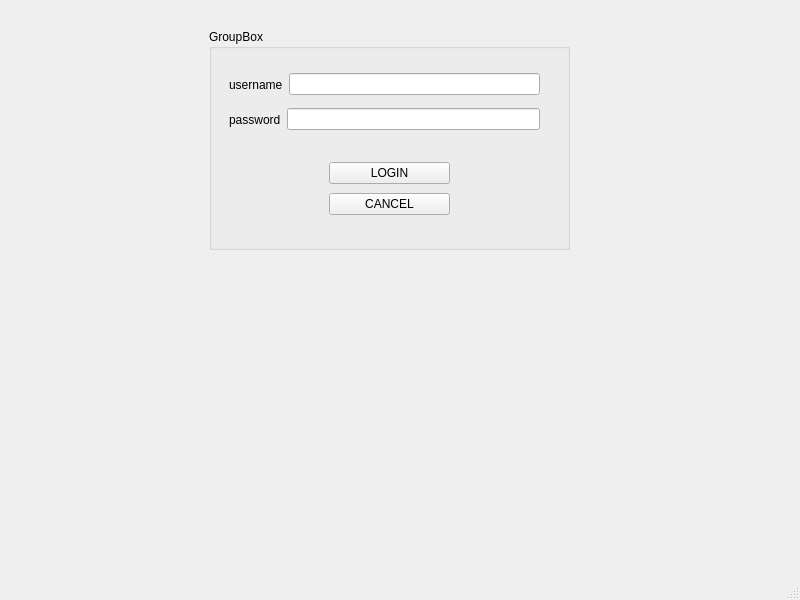
<?xml version="1.0" encoding="UTF-8"?>
<ui version="4.0">
 <class>MainWindow</class>
 <widget class="QMainWindow" name="MainWindow">
  <property name="geometry">
   <rect>
    <x>0</x>
    <y>0</y>
    <width>800</width>
    <height>600</height>
   </rect>
  </property>
  <property name="windowTitle">
   <string>MainWindow</string>
  </property>
  <widget class="QWidget" name="centralwidget">
   <widget class="QGroupBox" name="groupBox">
    <property name="geometry">
     <rect>
      <x>209</x>
      <y>29</y>
      <width>361</width>
      <height>221</height>
     </rect>
    </property>
    <property name="title">
     <string>GroupBox</string>
    </property>
    <widget class="QWidget" name="">
     <property name="geometry">
      <rect>
       <x>20</x>
       <y>40</y>
       <width>311</width>
       <height>31</height>
      </rect>
     </property>
     <layout class="QHBoxLayout" name="horizontalLayout">
      <item>
       <widget class="QLabel" name="label">
        <property name="text">
         <string>username</string>
        </property>
       </widget>
      </item>
      <item>
       <widget class="QLineEdit" name="lineEdit"/>
      </item>
     </layout>
    </widget>
    <widget class="QWidget" name="">
     <property name="geometry">
      <rect>
       <x>20</x>
       <y>70</y>
       <width>311</width>
       <height>41</height>
      </rect>
     </property>
     <layout class="QHBoxLayout" name="horizontalLayout_2">
      <item>
       <widget class="QLabel" name="label_2">
        <property name="text">
         <string>password</string>
        </property>
       </widget>
      </item>
      <item>
       <widget class="QLineEdit" name="lineEdit_2">
        <property name="echoMode">
         <enum>QLineEdit::Password</enum>
        </property>
       </widget>
      </item>
     </layout>
    </widget>
    <widget class="QWidget" name="">
     <property name="geometry">
      <rect>
       <x>120</x>
       <y>130</y>
       <width>121</width>
       <height>61</height>
      </rect>
     </property>
     <layout class="QVBoxLayout" name="verticalLayout">
      <item>
       <widget class="QPushButton" name="pushButton">
        <property name="autoFillBackground">
         <bool>true</bool>
        </property>
        <property name="text">
         <string>LOGIN</string>
        </property>
       </widget>
      </item>
      <item>
       <widget class="QPushButton" name="pushButton_2">
        <property name="autoFillBackground">
         <bool>true</bool>
        </property>
        <property name="text">
         <string>CANCEL</string>
        </property>
       </widget>
      </item>
     </layout>
    </widget>
   </widget>
  </widget>
  <widget class="QMenuBar" name="menubar">
   <property name="geometry">
    <rect>
     <x>0</x>
     <y>0</y>
     <width>800</width>
     <height>21</height>
    </rect>
   </property>
  </widget>
  <widget class="QStatusBar" name="statusbar"/>
 </widget>
 <resources/>
 <connections/>
</ui>
